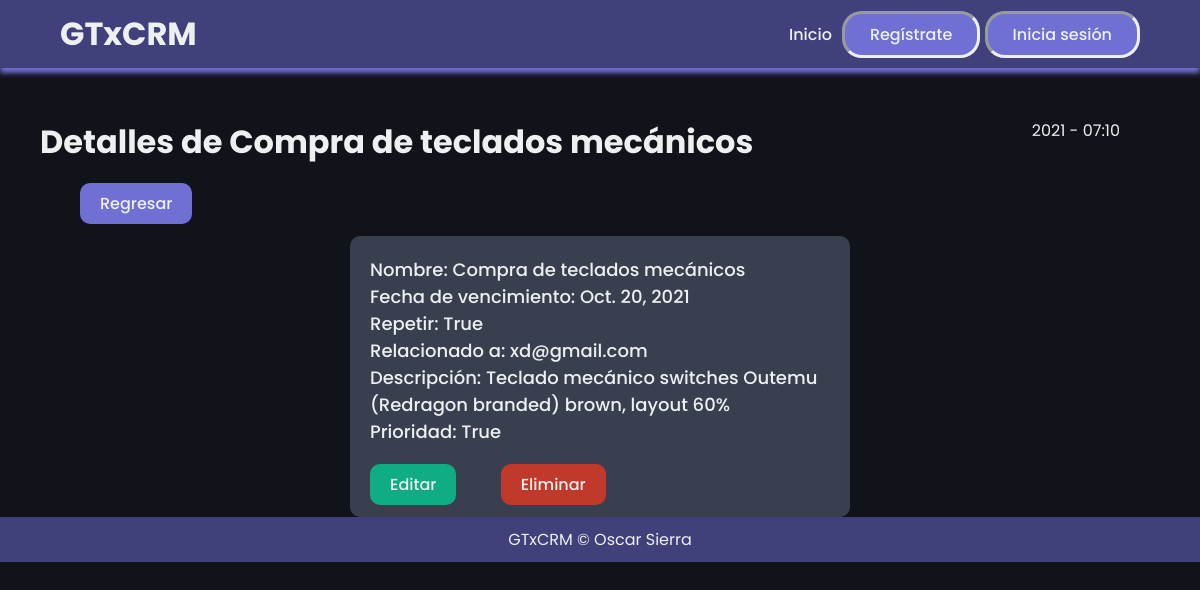
The app's page /tareas/1/ with its own data.
### mainapp/models.py (models this page shows)
class Tarea(models.Model):
    nombre = models.CharField(max_length=45)
    fechaVencimiento = models.DateField()
    repetir = models.BooleanField()
    relacionado = models.ForeignKey("Agent", on_delete=models.CASCADE)
    descripcion = models.CharField(max_length=200)
    prioridad = models.BooleanField()

class Agent(models.Model):
    user = models.OneToOneField(User, on_delete=models.CASCADE)
    def __str__(self):
        return self.user.email

class User(AbstractUser):
    pass

### mainapp/views.py (the view)
# urls.py: path('tareas/<int:pk>/', tareaDetailView.as_view(), name="tarea_detail"),
class tareaDetailView(DetailView):
    template_name="tareas/tarea_detail.html"
    queryset = Tarea.objects.all()
    context_object_name = "tarea"

### mainapp/templates/tareas/tarea_detail.html (shortened to what this page needs)
{% extends 'layouts/layouts.html'%}
{% block content %}
<div class="start">
    <div class="initial">
        <h1>Detalles de {{ tarea.nombre }}</h1>
            <div id="time">
                {% now "Y - h:m"%}
            </div>
        </div>
    </div>
<br/>
<div class="divbtn" style="margin-left: 40px;">
    <a class="backbtn" href="{% url 'tarea_list' %}"><button>Regresar</button></a>
</div>
<div class="content">
    <div class="box">
        <p>Nombre: {{ tarea.nombre }}
        <br/>
        Fecha de vencimiento: {{ tarea.fechaVencimiento }}
        <br/>
        Repetir: {{ tarea.repetir }}
        <br/>
        Relacionado a: {{ tarea.relacionado }}
        <br/>
        Descripción: {{ tarea.descripcion }}
        <br/>
        Prioridad: {{ tarea.prioridad }}
        <br/><br/></p>
        <a class="submitbtn" href="{% url 'tarea_update' tarea.pk %}"><button>Editar</button></a>
        <a class="delbtn" href="{% url 'tarea_delete' tarea.pk %}"><button>Eliminar</button></a>
    </div>
</div>
{% endblock %}

### mainapp/static/css/styles.css (style rules this page uses)
* { margin: 0; padding: 0; font-family: "Poppins", sans-serif; color: #edf0f1; text-decoration: none; }
body { box-sizing: border-box; background-color: #11131b; }
li, a, button { font-weight: 500; font-size: 16px; text-decoration: none; border: none; background-color: transparent; }
.start { width: 90%; margin-top: 50px; margin-left: 40px; margin-right: 40px; }
.content { align-items: center; width: 45%; margin: auto; }
.box { border-radius: 10px; background-color: #3a3f50; margin-left: 20px; margin-right: 20px; padding: 20px; margin-top: 20px; }
.box p { font-weight: 500; font-size: 18px; }
.initial { display: flex; justify-content: space-between; }
.backbtn { margin-left: 40px; margin-top: 40px; margin-bottom: 40px; padding: 9px 20px; background-color: #706fd3; border-radius: 10px; cursor: pointer; transition: all 0.3s ease 0s; }
.delbtn { margin-top: 40px; margin-left: 40px; margin-bottom: 40px; padding: 9px 20px; background-color: #c0392b; border-radius: 10px; cursor: pointer; transition: all 0.3s ease 0s; }
.submitbtn { margin-top: 20px; padding: 9px 20px; background-color: #10ac84; border-radius: 10px; cursor: pointer; transition: all 0.3s ease 0s; }

### records on screen
Tarea: nombre "Compra de teclados mecánicos", fechaVencimiento "Oct. 20, 2021", repetir "True", relacionado "xd@gmail.com", descripcion "Teclado mecánico switches Outemu (Redragon branded) brown, layout 60%", prioridad "True"
